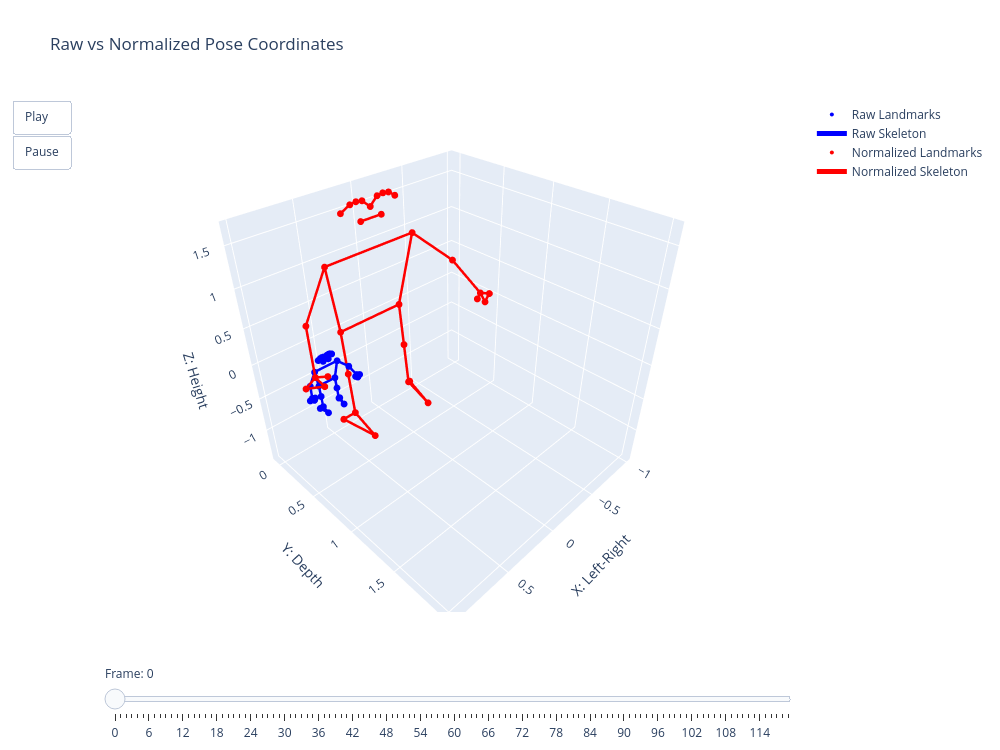

Notebook source saved alongside this figure:
### Code cell
fig_compare = create_pose_comparison_animation(
    df=norm_df,
    landmarks=LANDMARKS,
    connections=CONNECTIONS,
    coord_modes=("raw", "norm"),
    names=("Raw", "Normalized"),
    title="Raw vs Normalized Pose Coordinates",
    show_text=False,
)

fig_compare.show()

### Figure 1 — Plotly figure (JSON) as saved in the notebook; plotly's stock layout.template omitted (floating-point values rounded to 4 significant figures)
{"data": [{"marker": {"color": "blue", "size": 4}, "mode": "markers", "name": "Raw Landmarks", "showlegend": true, "textposition": "top center", "type": "scatter3d", "x": [0.5, 0.482, 0.468, 0.454, 0.518, 0.532, 0.546, 0.435, 0.565, 0.475, 0.525, 0.39, 0.61, 0.31, 0.69, 0.28, 0.72, 0.255, 0.745, 0.285, 0.715, 0.3, 0.7, 0.42, 0.58, 0.42, 0.58, 0.42, 0.58, 0.4, 0.6, 0.42, 0.58], "y": [0.03, 0.03, 0.03, 0.03, 0.03, 0.03, 0.03, 0.025, 0.025, 0.03, 0.03, 0.02, 0.02, 0.06, 0.06, 0.12, 0.12, 0.125, 0.125, 0.14, 0.14, 0.13, 0.13, 0, 0, 0.01, 0.01, 0.02, 0.02, 0, 0, 0.09, 0.09], "z": [-0.22, -0.195, -0.192, -0.195, -0.195, -0.192, -0.195, -0.215, -0.215, -0.255, -0.255, -0.36, -0.36, -0.48, -0.48, -0.59, -0.59, -0.605, -0.605, -0.61, -0.61, -0.595, -0.595, -0.62, -0.62, -0.78, -0.78, -0.94, -0.94, -0.97, -0.97, -0.98, -0.98]}, {"line": {"color": "blue", "width": 5}, "mode": "lines", "name": "Raw Skeleton", "showlegend": true, "type": "scatter3d", "x": [0.5, 0.482, null, 0.482, 0.468, null, 0.468, 0.454, null, 0.454, 0.435, null, 0.5, 0.518, null, 0.518, 0.532, null, 0.532, 0.546, null, 0.546, 0.565, null, 0.475, 0.525, null, 0.39, 0.61, null, 0.39, 0.42, null, 0.61, 0.58, null, 0.42, 0.58, null, 0.39, 0.31, null, 0.31, 0.28, null, 0.28, 0.255, null, 0.28, 0.285, null, 0.28, 0.3, null, 0.255, 0.285, null, 0.61, 0.69, null, 0.69, 0.72, null, 0.72, 0.745, null, 0.72, 0.715, null, 0.72, 0.7, null, 0.745, 0.715, null, 0.42, 0.42, null, 0.42, 0.42, null, 0.42, 0.4, null, 0.42, 0.42, null, 0.4, 0.42, null, 0.58, 0.58, null, 0.58, 0.58, null, 0.58, 0.6, null, 0.58, 0.58, null, 0.6, 0.58, null], "y": [0.03, 0.03, null, 0.03, 0.03, null, 0.03, 0.03, null, 0.03, 0.025, null, 0.03, 0.03, null, 0.03, 0.03, null, 0.03, 0.03, null, 0.03, 0.025, null, 0.03, 0.03, null, 0.02, 0.02, null, 0.02, 0, null, 0.02, 0, null, 0, 0, null, 0.02, 0.06, null, 0.06, 0.12, null, 0.12, 0.125, null, 0.12, 0.14, null, 0.12, 0.13, null, 0.125, 0.14, null, 0.02, 0.06, null, 0.06, 0.12, null, 0.12, 0.125, null, 0.12, 0.14, null, 0.12, 0.13, null, 0.125, 0.14, null, 0, 0.01, null, 0.01, 0.02, null, 0.02, 0, null, 0.02, 0.09, null, 0, 0.09, null, 0, 0.01, null, 0.01, 0.02, null, 0.02, 0, null, 0.02, 0.09, null, 0, 0.09, null], "z": [-0.22, -0.195, null, -0.195, -0.192, null, -0.192, -0.195, null, -0.195, -0.215, null, -0.22, -0.195, null, -0.195, -0.192, null, -0.192, -0.195, null, -0.195, -0.215, null, -0.255, -0.255, null, -0.36, -0.36, null, -0.36, -0.62, null, -0.36, -0.62, null, -0.62, -0.62, null, -0.36, -0.48, null, -0.48, -0.59, null, -0.59, -0.605, null, -0.59, -0.61, null, -0.59, -0.595, null, -0.605, -0.61, null, -0.36, -0.48, null, -0.48, -0.59, null, -0.59, -0.605, null, -0.59, -0.61, null, -0.59, -0.595, null, -0.605, -0.61, null, -0.62, -0.78, null, -0.78, -0.94, null, -0.94, -0.97, null, -0.94, -0.98, null, -0.97, -0.98, null, -0.62, -0.78, null, -0.78, -0.94, null, -0.94, -0.97, null, -0.94, -0.98, null, -0.97, -0.98, null]}, {"marker": {"color": "red", "size": 4}, "mode": "markers", "name": "Normalized Landmarks", "showlegend": true, "textposition": "top center", "type": "scatter3d", "x": [0, -0.06982, -0.1241, -0.1784, 0.06982, 0.1241, 0.1784, -0.2521, 0.2521, -0.09698, 0.09698, -0.4267, 0.4267, -0.737, 0.737, -0.8534, 0.8534, -0.9504, 0.9504, -0.834, 0.834, -0.7758, 0.7758, -0.3103, 0.3103, -0.3103, 0.3103, -0.3103, 0.3103, -0.3879, 0.3879, -0.3103, 0.3103], "y": [0.1164, 0.1164, 0.1164, 0.1164, 0.1164, 0.1164, 0.1164, 0.09698, 0.09698, 0.1164, 0.1164, 0.07758, 0.07758, 0.2327, 0.2327, 0.4655, 0.4655, 0.4849, 0.4849, 0.5431, 0.5431, 0.5043, 0.5043, 0, 0, 0.03879, 0.03879, 0.07758, 0.07758, 0, 0, 0.3491, 0.3491], "z": [1.552, 1.649, 1.66, 1.649, 1.649, 1.66, 1.649, 1.571, 1.571, 1.416, 1.416, 1.009, 1.009, 0.5431, 0.5431, 0.1164, 0.1164, 0.05819, 0.05819, 0.03879, 0.03879, 0.09698, 0.09698, 0, 0, -0.6207, -0.6207, -1.241, -1.241, -1.358, -1.358, -1.396, -1.396]}, {"line": {"color": "red", "width": 5}, "mode": "lines", "name": "Normalized Skeleton", "showlegend": true, "type": "scatter3d", "x": [0, -0.06982, null, -0.06982, -0.1241, null, -0.1241, -0.1784, null, -0.1784, -0.2521, null, 0, 0.06982, null, 0.06982, 0.1241, null, 0.1241, 0.1784, null, 0.1784, 0.2521, null, -0.09698, 0.09698, null, -0.4267, 0.4267, null, -0.4267, -0.3103, null, 0.4267, 0.3103, null, -0.3103, 0.3103, null, -0.4267, -0.737, null, -0.737, -0.8534, null, -0.8534, -0.9504, null, -0.8534, -0.834, null, -0.8534, -0.7758, null, -0.9504, -0.834, null, 0.4267, 0.737, null, 0.737, 0.8534, null, 0.8534, 0.9504, null, 0.8534, 0.834, null, 0.8534, 0.7758, null, 0.9504, 0.834, null, -0.3103, -0.3103, null, -0.3103, -0.3103, null, -0.3103, -0.3879, null, -0.3103, -0.3103, null, -0.3879, -0.3103, null, 0.3103, 0.3103, null, 0.3103, 0.3103, null, 0.3103, 0.3879, null, 0.3103, 0.3103, null, 0.3879, 0.3103, null], "y": [0.1164, 0.1164, null, 0.1164, 0.1164, null, 0.1164, 0.1164, null, 0.1164, 0.09698, null, 0.1164, 0.1164, null, 0.1164, 0.1164, null, 0.1164, 0.1164, null, 0.1164, 0.09698, null, 0.1164, 0.1164, null, 0.07758, 0.07758, null, 0.07758, 0, null, 0.07758, 0, null, 0, 0, null, 0.07758, 0.2327, null, 0.2327, 0.4655, null, 0.4655, 0.4849, null, 0.4655, 0.5431, null, 0.4655, 0.5043, null, 0.4849, 0.5431, null, 0.07758, 0.2327, null, 0.2327, 0.4655, null, 0.4655, 0.4849, null, 0.4655, 0.5431, null, 0.4655, 0.5043, null, 0.4849, 0.5431, null, 0, 0.03879, null, 0.03879, 0.07758, null, 0.07758, 0, null, 0.07758, 0.3491, null, 0, 0.3491, null, 0, 0.03879, null, 0.03879, 0.07758, null, 0.07758, 0, null, 0.07758, 0.3491, null, 0, 0.3491, null], "z": [1.552, 1.649, null, 1.649, 1.66, null, 1.66, 1.649, null, 1.649, 1.571, null, 1.552, 1.649, null, 1.649, 1.66, null, 1.66, 1.649, null, 1.649, 1.571, null, 1.416, 1.416, null, 1.009, 1.009, null, 1.009, 0, null, 1.009, 0, null, 0, 0, null, 1.009, 0.5431, null, 0.5431, 0.1164, null, 0.1164, 0.05819, null, 0.1164, 0.03879, null, 0.1164, 0.09698, null, 0.05819, 0.03879, null, 1.009, 0.5431, null, 0.5431, 0.1164, null, 0.1164, 0.05819, null, 0.1164, 0.03879, null, 0.1164, 0.09698, null, 0.05819, 0.03879, null, 0, -0.6207, null, -0.6207, -1.241, null, -1.241, -1.358, null, -1.241, -1.396, null, -1.358, -1.396, null, 0, -0.6207, null, -0.6207, -1.241, null, -1.241, -1.358, null, -1.241, -1.396, null, -1.358, -1.396, null]}], "layout": {"height": 750, "scene": {"aspectmode": "cube", "xaxis": {"range": [-1.05, 1.05], "title": {"text": "X: Left-Right"}}, "yaxis": {"range": [-0.104, 2.078], "title": {"text": "Y: Depth"}}, "zaxis": {"range": [-1.496, 1.76], "title": {"text": "Z: Height"}}}, "showlegend": true, "sliders": [{"active": 0, "currentvalue": {"prefix": "Frame: "}, "pad": {"t": 50}, "steps": [{"args": [["0"], {"frame": {"duration": 0, "redraw": true}}], "label": "0", "method": "animate"}, {"args": [["1"], {"frame": {"duration": 0, "redraw": true}}], "label": "1", "method": "animate"}, {"args": [["2"], {"frame": {"duration": 0, "redraw": true}}], "label": "2", "method": "animate"}, {"args": [["3"], {"frame": {"duration": 0, "redraw": true}}], "label": "3", "method": "animate"}, {"args": [["4"], {"frame": {"duration": 0, "redraw": true}}], "label": "4", "method": "animate"}, {"args": [["5"], {"frame": {"duration": 0, "redraw": true}}], "label": "5", "method": "animate"}, {"args": [["6"], {"frame": {"duration": 0, "redraw": true}}], "label": "6", "method": "animate"}, {"args": [["7"], {"frame": {"duration": 0, "redraw": true}}], "label": "7", "method": "animate"}, {"args": [["8"], {"frame": {"duration": 0, "redraw": true}}], "label": "8", "method": "animate"}, {"args": [["9"], {"frame": {"duration": 0, "redraw": true}}], "label": "9", "method": "animate"}, {"args": [["10"], {"frame": {"duration": 0, "redraw": true}}], "label": "10", "method": "animate"}, {"args": [["11"], {"frame": {"duration": 0, "redraw": true}}], "label": "11", "method": "animate"}, {"args": [["12"], {"frame": {"duration": 0, "redraw": true}}], "label": "12", "method": "animate"}, {"args": [["13"], {"frame": {"duration": 0, "redraw": true}}], "label": "13", "method": "animate"}, {"args": [["14"], {"frame": {"duration": 0, "redraw": true}}], "label": "14", "method": "animate"}, {"args": [["15"], {"frame": {"duration": 0, "redraw": true}}], "label": "15", "method": "animate"}, {"args": [["16"], {"frame": {"duration": 0, "redraw": true}}], "label": "16", "method": "animate"}, {"args": [["17"], {"frame": {"duration": 0, "redraw": true}}], "label": "17", "method": "animate"}, {"args": [["18"], {"frame": {"duration": 0, "redraw": true}}], "label": "18", "method": "animate"}, {"args": [["19"], {"frame": {"duration": 0, "redraw": true}}], "label": "19", "method": "animate"}, {"args": [["20"], {"frame": {"duration": 0, "redraw": true}}], "label": "20", "method": "animate"}, {"args": [["21"], {"frame": {"duration": 0, "redraw": true}}], "label": "21", "method": "animate"}, {"args": [["22"], {"frame": {"duration": 0, "redraw": true}}], "label": "22", "method": "animate"}, {"args": [["23"], {"frame": {"duration": 0, "redraw": true}}], "label": "23", "method": "animate"}, {"args": [["24"], {"frame": {"duration": 0, "redraw": true}}], "label": "24", "method": "animate"}, {"args": [["25"], {"frame": {"duration": 0, "redraw": true}}], "label": "25", "method": "animate"}, {"args": [["26"], {"frame": {"duration": 0, "redraw": true}}], "label": "26", "method": "animate"}, {"args": [["27"], {"frame": {"duration": 0, "redraw": true}}], "label": "27", "method": "animate"}, {"args": [["28"], {"frame": {"duration": 0, "redraw": true}}], "label": "28", "method": "animate"}, {"args": [["29"], {"frame": {"duration": 0, "redraw": true}}], "label": "29", "method": "animate"}, {"args": [["30"], {"frame": {"duration": 0, "redraw": true}}], "label": "30", "method": "animate"}, {"args": [["31"], {"frame": {"duration": 0, "redraw": true}}], "label": "31", "method": "animate"}, {"args": [["32"], {"frame": {"duration": 0, "redraw": true}}], "label": "32", "method": "animate"}, {"args": [["33"], {"frame": {"duration": 0, "redraw": true}}], "label": "33", "method": "animate"}, {"args": [["34"], {"frame": {"duration": 0, "redraw": true}}], "label": "34", "method": "animate"}, {"args": [["35"], {"frame": {"duration": 0, "redraw": true}}], "label": "35", "method": "animate"}, {"args": [["36"], {"frame": {"duration": 0, "redraw": true}}], "label": "36", "method": "animate"}, {"args": [["37"], {"frame": {"duration": 0, "redraw": true}}], "label": "37", "method": "animate"}, {"args": [["38"], {"frame": {"duration": 0, "redraw": true}}], "label": "38", "method": "animate"}, {"args": [["39"], {"frame": {"duration": 0, "redraw": true}}], "label": "39", "method": "animate"}, {"args": [["40"], {"frame": {"duration": 0, "redraw": true}}], "label": "40", "method": "animate"}, {"args": [["41"], {"frame": {"duration": 0, "redraw": true}}], "label": "41", "method": "animate"}, {"args": [["42"], {"frame": {"duration": 0, "redraw": true}}], "label": "42", "method": "animate"}, {"args": [["43"], {"frame": {"duration": 0, "redraw": true}}], "label": "43", "method": "animate"}, {"args": [["44"], {"frame": {"duration": 0, "redraw": true}}], "label": "44", "method": "animate"}, {"args": [["45"], {"frame": {"duration": 0, "redraw": true}}], "label": "45", "method": "animate"}, {"args": [["46"], {"frame": {"duration": 0, "redraw": true}}], "label": "46", "method": "animate"}, {"args": [["47"], {"frame": {"duration": 0, "redraw": true}}], "label": "47", "method": "animate"}, {"args": [["48"], {"frame": {"duration": 0, "redraw": true}}], "label": "48", "method": "animate"}, {"args": [["49"], {"frame": {"duration": 0, "redraw": true}}], "label": "49", "method": "animate"}, {"args": [["50"], {"frame": {"duration": 0, "redraw": true}}], "label": "50", "method": "animate"}, {"args": [["51"], {"frame": {"duration": 0, "redraw": true}}], "label": "51", "method": "animate"}, {"args": [["52"], {"frame": {"duration": 0, "redraw": true}}], "label": "52", "method": "animate"}, {"args": [["53"], {"frame": {"duration": 0, "redraw": true}}], "label": "53", "method": "animate"}, {"args": [["54"], {"frame": {"duration": 0, "redraw": true}}], "label": "54", "method": "animate"}, {"args": [["55"], {"frame": {"duration": 0, "redraw": true}}], "label": "55", "method": "animate"}, {"args": [["56"], {"frame": {"duration": 0, "redraw": true}}], "label": "56", "method": "animate"}, {"args": [["57"], {"frame": {"duration": 0, "redraw": true}}], "label": "57", "method": "animate"}, {"args": [["58"], {"frame": {"duration": 0, "redraw": true}}], "label": "58", "method": "animate"}, {"args": [["59"], {"frame": {"duration": 0, "redraw": true}}], "label": "59", "method": "animate"}, {"args": [["60"], {"frame": {"duration": 0, "redraw": true}}], "label": "60", "method": "animate"}, {"args": [["61"], {"frame": {"duration": 0, "redraw": true}}], "label": "61", "method": "animate"}, {"args": [["62"], {"frame": {"duration": 0, "redraw": true}}], "label": "62", "method": "animate"}, {"args": [["63"], {"frame": {"duration": 0, "redraw": true}}], "label": "63", "method": "animate"}, {"args": [["64"], {"frame": {"duration": 0, "redraw": true}}], "label": "64", "method": "animate"}, {"args": [["65"], {"frame": {"duration": 0, "redraw": true}}], "label": "65", "method": "animate"}, {"args": [["66"], {"frame": {"duration": 0, "redraw": true}}], "label": "66", "method": "animate"}, {"args": [["67"], {"frame": {"duration": 0, "redraw": true}}], "label": "67", "method": "animate"}, {"args": [["68"], {"frame": {"duration": 0, "redraw": true}}], "label": "68", "method": "animate"}, {"args": [["69"], {"frame": {"duration": 0, "redraw": true}}], "label": "69", "method": "animate"}, {"args": [["70"], {"frame": {"duration": 0, "redraw": true}}], "label": "70", "method": "animate"}, {"args": [["71"], {"frame": {"duration": 0, "redraw": true}}], "label": "71", "method": "animate"}, {"args": [["72"], {"frame": {"duration": 0, "redraw": true}}], "label": "72", "method": "animate"}, {"args": [["73"], {"frame": {"duration": 0, "redraw": true}}], "label": "73", "method": "animate"}, {"args": [["74"], {"frame": {"duration": 0, "redraw": true}}], "label": "74", "method": "animate"}, {"args": [["75"], {"frame": {"duration": 0, "redraw": true}}], "label": "75", "method": "animate"}, {"args": [["76"], {"frame": {"duration": 0, "redraw": true}}], "label": "76", "method": "animate"}, {"args": [["77"], {"frame": {"duration": 0, "redraw": true}}], "label": "77", "method": "animate"}, {"args": [["78"], {"frame": {"duration": 0, "redraw": true}}], "label": "78", "method": "animate"}, {"args": [["79"], {"frame": {"duration": 0, "redraw": true}}], "label": "79", "method": "animate"}, {"args": [["80"], {"frame": {"duration": 0, "redraw": true}}], "label": "80", "method": "animate"}, {"args": [["81"], {"frame": {"duration": 0, "redraw": true}}], "label": "81", "method": "animate"}, {"args": [["82"], {"frame": {"duration": 0, "redraw": true}}], "label": "82", "method": "animate"}, {"args": [["83"], {"frame": {"duration": 0, "redraw": true}}], "label": "83", "method": "animate"}, {"args": [["84"], {"frame": {"duration": 0, "redraw": true}}], "label": "84", "method": "animate"}, {"args": [["85"], {"frame": {"duration": 0, "redraw": true}}], "label": "85", "method": "animate"}, {"args": [["86"], {"frame": {"duration": 0, "redraw": true}}], "label": "86", "method": "animate"}, {"args": [["87"], {"frame": {"duration": 0, "redraw": true}}], "label": "87", "method": "animate"}, {"args": [["88"], {"frame": {"duration": 0, "redraw": true}}], "label": "88", "method": "animate"}, {"args": [["89"], {"frame": {"duration": 0, "redraw": true}}], "label": "89", "method": "animate"}, {"args": [["90"], {"frame": {"duration": 0, "redraw": true}}], "label": "90", "method": "animate"}, {"args": [["91"], {"frame": {"duration": 0, "redraw": true}}], "label": "91", "method": "animate"}, {"args": [["92"], {"frame": {"duration": 0, "redraw": true}}], "label": "92", "method": "animate"}, {"args": [["93"], {"frame": {"duration": 0, "redraw": true}}], "label": "93", "method": "animate"}, {"args": [["94"], {"frame": {"duration": 0, "redraw": true}}], "label": "94", "method": "animate"}, {"args": [["95"], {"frame": {"duration": 0, "redraw": true}}], "label": "95", "method": "animate"}, {"args": [["96"], {"frame": {"duration": 0, "redraw": true}}], "label": "96", "method": "animate"}, {"args": [["97"], {"frame": {"duration": 0, "redraw": true}}], "label": "97", "method": "animate"}, {"args": [["98"], {"frame": {"duration": 0, "redraw": true}}], "label": "98", "method": "animate"}, {"args": [["99"], {"frame": {"duration": 0, "redraw": true}}], "label": "99", "method": "animate"}, {"args": [["100"], {"frame": {"duration": 0, "redraw": true}}], "label": "100", "method": "animate"}, {"args": [["101"], {"frame": {"duration": 0, "redraw": true}}], "label": "101", "method": "animate"}, {"args": [["102"], {"frame": {"duration": 0, "redraw": true}}], "label": "102", "method": "animate"}, {"args": [["103"], {"frame": {"duration": 0, "redraw": true}}], "label": "103", "method": "animate"}, {"args": [["104"], {"frame": {"duration": 0, "redraw": true}}], "label": "104", "method": "animate"}, {"args": [["105"], {"frame": {"duration": 0, "redraw": true}}], "label": "105", "method": "animate"}, {"args": [["106"], {"frame": {"duration": 0, "redraw": true}}], "label": "106", "method": "animate"}, {"args": [["107"], {"frame": {"duration": 0, "redraw": true}}], "label": "107", "method": "animate"}, {"args": [["108"], {"frame": {"duration": 0, "redraw": true}}], "label": "108", "method": "animate"}, {"args": [["109"], {"frame": {"duration": 0, "redraw": true}}], "label": "109", "method": "animate"}, {"args": [["110"], {"frame": {"duration": 0, "redraw": true}}], "label": "110", "method": "animate"}, {"args": [["111"], {"frame": {"duration": 0, "redraw": true}}], "label": "111", "method": "animate"}, {"args": [["112"], {"frame": {"duration": 0, "redraw": true}}], "label": "112", "method": "animate"}, {"args": [["113"], {"frame": {"duration": 0, "redraw": true}}], "label": "113", "method": "animate"}, {"args": [["114"], {"frame": {"duration": 0, "redraw": true}}], "label": "114", "method": "animate"}, {"args": [["115"], {"frame": {"duration": 0, "redraw": true}}], "label": "115", "method": "animate"}, {"args": [["116"], {"frame": {"duration": 0, "redraw": true}}], "label": "116", "method": "animate"}, {"args": [["117"], {"frame": {"duration": 0, "redraw": true}}], "label": "117", "method": "animate"}, {"args": [["118"], {"frame": {"duration": 0, "redraw": true}}], "label": "118", "method": "animate"}, {"args": [["119"], {"frame": {"duration": 0, "redraw": true}}], "label": "119", "method": "animate"}]}], "title": {"text": "Raw vs Normalized Pose Coordinates"}, "updatemenus": [{"buttons": [{"args": [null, {"frame": {"duration": 100, "redraw": true}, "fromcurrent": true, "mode": "immediate", "transition": {"duration": 0}}], "label": "Play", "method": "animate"}, {"args": [[null], {"frame": {"duration": 0, "redraw": false}, "mode": "immediate"}], "label": "Pause", "method": "animate"}], "showactive": false, "type": "buttons"}], "width": 1000}}
